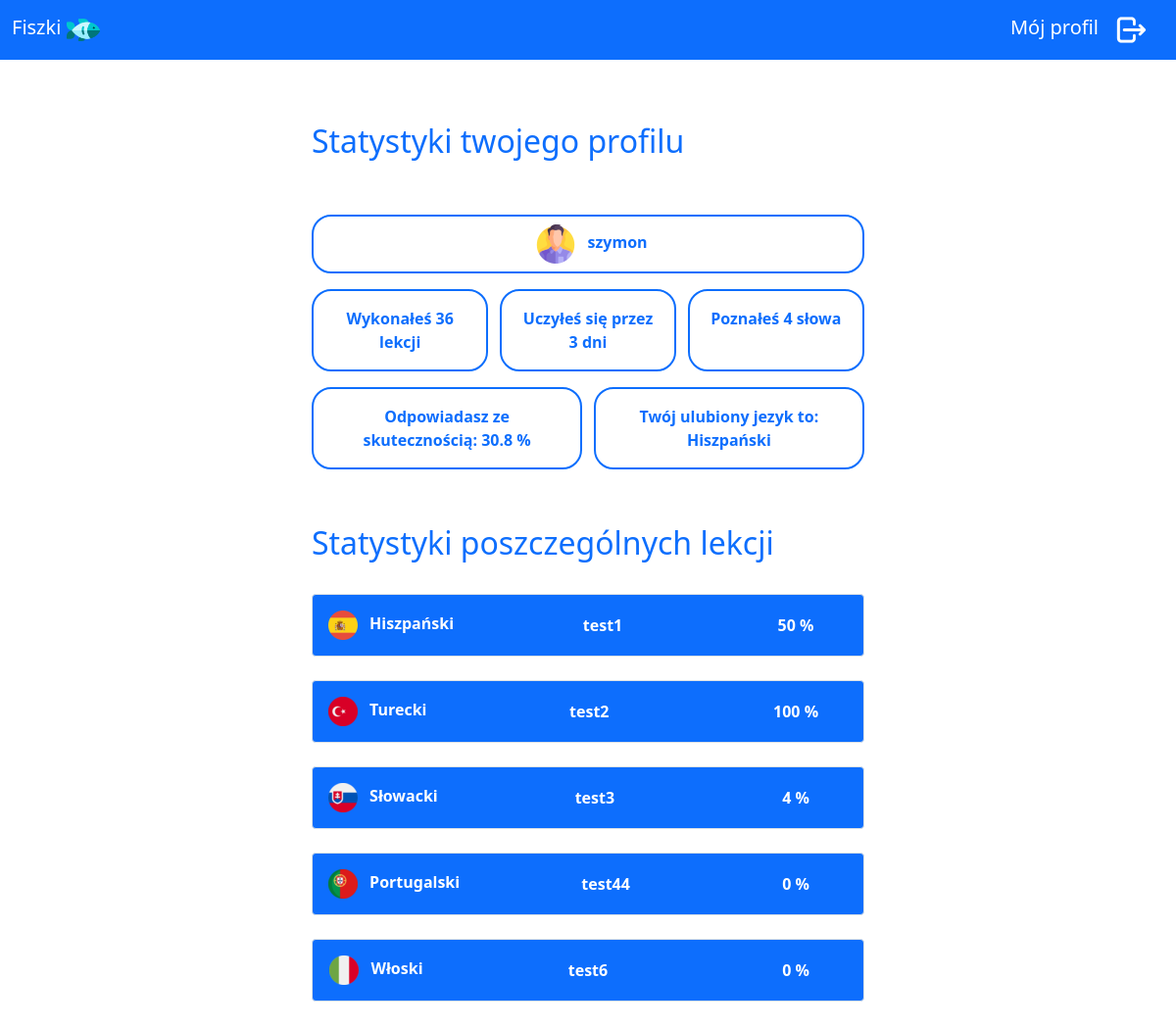
Before: /stats (signed in) with the older database file.
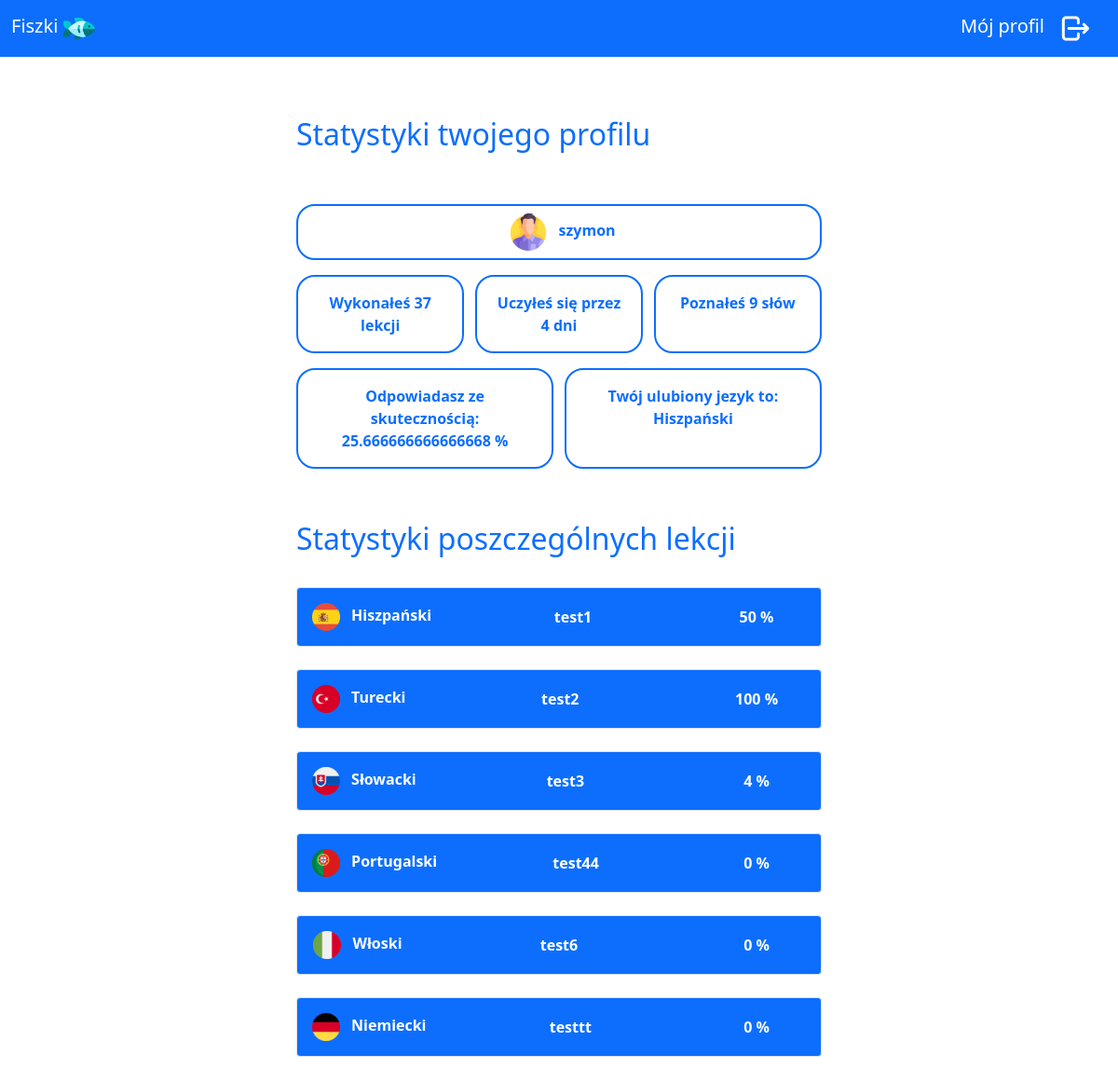
After: the same page with the newer database file.
### pjf/models.py (models this page shows)
class groups(db.Model):
    id = db.Column("id", db.Integer, primary_key=True)
    name = db.Column(db.String(60))
    lang = db.Column(db.String(60))
    completion = db.Column(db.Integer, default=0)
    user_id = db.Column(db.Integer, db.ForeignKey("users.id"))
    card = db.relationship("cards", backref="group", lazy=True)
    lesson = db.relationship("lessons", backref="group", lazy=True)

### pjf/user/routes.py (the view)
@user.route("/stats")
def stats_page():
    if "logged_in" not in session:
        return redirect(url_for("login.login_page"))
    user_id = get_user_id(session["login"])
    users_groups = groups.query.filter_by(user_id=user_id).all()
    words = count_words(session["login"])
    lessons = count_lessons(session["login"])
    completion = count_completion(session["login"])
    lang = get_favorite_lang(session["login"])
    days = count_days(session["login"])
    return render_template("stats.html", groups=users_groups, words=words, lessons=lessons, completion=completion, lang = lang, days = days)

### pjf/user/utils.py (called while the page is built)
def get_user_id(user_login):
    return users.query.filter_by(login=user_login).first().id

def count_completion(user_login):
    user_id = get_user_id(user_login)
    user_groups = groups.query.filter_by(user_id=user_id).all()
    result = 0
    for group in user_groups:
        result += group.completion
    return result/len(user_groups)

def count_words(user_login):
    user_id = get_user_id(user_login)
    user_groups = groups.query.filter_by(user_id=user_id).all()
    result = 0
    for group in user_groups:
        words_in_group = cards.query.filter_by(group_id=group.id).all()
        known_words = int(group.completion)/100 * len(words_in_group)
        result += math.floor(known_words)
    return result

def count_lessons(user_login):
    user_id = get_user_id(user_login)
    user_groups = groups.query.filter_by(user_id=user_id).all()
    result = 0
    for group in user_groups:
        lessons_in_group = lessons.query.filter_by(group_id=group.id).all()
        result += len(lessons_in_group)
    return result

### pjf/templates/stats.html (shortened to what this page needs)
{% extends "base.html" %}
{% block content %}
<h2 class="text-primary py-5 stats-header">Statystyki twojego profilu</h2>
<div class="stats">
    <div class="border border-2 border-primary  my-2 px-3 py-2 user misc-stats mx-auto w-100">
        <img src="{{url_for('static', filename='images/user_icon.png')}}" class="lang-icon px-2"/>
        {{session["login"]}}
    </div>
    <div class="d-flex flex-row justify-content-between">
        <div class="border border-2 border-primary  my-2 p-3 completion misc-stats">
            Wykonałeś {{lessons}}
            {% if lessons < 5 %}
                lekcje
            {% else %}
                lekcji
            {% endif %}
        </div>
        <div class="border border-2 border-primary  my-2 p-3 days misc-stats">Uczyłeś się przez {{days}} dni</div>
        <div class="border border-2 border-primary  my-2 p-3 learned-words misc-stats">
            Poznałeś {{words}}
            {% if words < 6 %}
                słowa
            {% else %}
                słów
            {% endif %}
        </div>
    </div>
    <div class="d-flex flex-row justify-content-between">
        <div class="border border-2 border-primary  my-2 p-3 top-lang misc-stats">Odpowiadasz ze skutecznością: {{completion}} %</div>
        <div class="border border-2 border-primary  my-2 p-3 completion misc-stats">Twój ulubiony jezyk to: {{lang}}</div>
    </div>
    <h2 class="text-primary pt-5 pb-2">Statystyki poszczególnych lekcji</h2>
     {% if groups %}
        {% for group in groups %}
            <div class="d-flex w-100 justify-content-between border bg-primary rounded my-4 align-items-center p-3 group-stats" >
                <div class="lang">
                    <img src="{{url_for('static', filename='images/languages_mini/' + group.lang + '.png')}}" class="lang-icon"/>
                    <p class="d-inline px-2">{{group.lang}}</p>
                </div>
                <div>{{group.name}}</div>
                <div>{{group.completion}} %</div>
            </div>
        {% endfor %}
    {% endif %}
</div>
{% endblock %}

Changed rows visible on the page:
added groups: lang (picture), lang "Niemiecki", name "testtt", completion "0"
Other visible differences:
{{ lessons }}: "36" → "37"
{{ days }}: "3" → "4"
{{ words }}: "4" → "9"
{{ completion }}: "30.8" → "25.666666666666668"
text no longer shown: "słowa"
text now shown: "słów"
